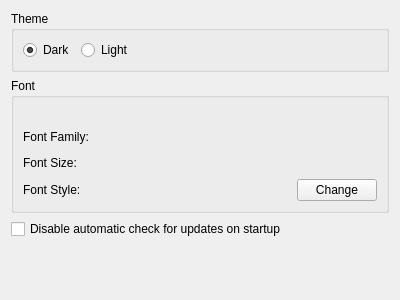
<?xml version="1.0" encoding="UTF-8"?>
<ui version="4.0">
 <class>GeneralConfig</class>
 <widget class="QWidget" name="GeneralConfig">
  <property name="geometry">
   <rect>
    <x>0</x>
    <y>0</y>
    <width>400</width>
    <height>300</height>
   </rect>
  </property>
  <property name="windowTitle">
   <string>Form</string>
  </property>
  <layout class="QVBoxLayout" name="verticalLayout_2">
   <item>
    <widget class="QGroupBox" name="groupBox_2">
     <property name="title">
      <string>Theme</string>
     </property>
     <layout class="QHBoxLayout" name="horizontalLayout_4">
      <item>
       <widget class="QRadioButton" name="radioButtonDarkTheme">
        <property name="text">
         <string>Dark</string>
        </property>
        <property name="checked">
         <bool>true</bool>
        </property>
       </widget>
      </item>
      <item>
       <widget class="QRadioButton" name="radioButtonLightTheme">
        <property name="text">
         <string>Light</string>
        </property>
       </widget>
      </item>
      <item>
       <spacer name="horizontalSpacer_4">
        <property name="orientation">
         <enum>Qt::Horizontal</enum>
        </property>
        <property name="sizeHint" stdset="0">
         <size>
          <width>256</width>
          <height>20</height>
         </size>
        </property>
       </spacer>
      </item>
     </layout>
    </widget>
   </item>
   <item>
    <widget class="QGroupBox" name="groupBox">
     <property name="title">
      <string>Font</string>
     </property>
     <layout class="QVBoxLayout" name="verticalLayout">
      <item>
       <widget class="QLabel" name="labelExplainFont">
        <property name="font">
         <font>
          <weight>75</weight>
          <bold>true</bold>
         </font>
        </property>
        <property name="text">
         <string/>
        </property>
       </widget>
      </item>
      <item>
       <layout class="QHBoxLayout" name="horizontalLayout">
        <item>
         <widget class="QLabel" name="label_2">
          <property name="sizePolicy">
           <sizepolicy hsizetype="Preferred" vsizetype="Maximum">
            <horstretch>0</horstretch>
            <verstretch>0</verstretch>
           </sizepolicy>
          </property>
          <property name="minimumSize">
           <size>
            <width>100</width>
            <height>0</height>
           </size>
          </property>
          <property name="text">
           <string>Font Family:</string>
          </property>
         </widget>
        </item>
        <item>
         <widget class="QLabel" name="labelFontName">
          <property name="sizePolicy">
           <sizepolicy hsizetype="Preferred" vsizetype="Maximum">
            <horstretch>0</horstretch>
            <verstretch>0</verstretch>
           </sizepolicy>
          </property>
          <property name="minimumSize">
           <size>
            <width>100</width>
            <height>0</height>
           </size>
          </property>
          <property name="text">
           <string/>
          </property>
         </widget>
        </item>
        <item>
         <spacer name="horizontalSpacer_3">
          <property name="orientation">
           <enum>Qt::Horizontal</enum>
          </property>
          <property name="sizeHint" stdset="0">
           <size>
            <width>40</width>
            <height>20</height>
           </size>
          </property>
         </spacer>
        </item>
       </layout>
      </item>
      <item>
       <layout class="QHBoxLayout" name="horizontalLayout_2">
        <item>
         <widget class="QLabel" name="label_3">
          <property name="sizePolicy">
           <sizepolicy hsizetype="Preferred" vsizetype="Maximum">
            <horstretch>0</horstretch>
            <verstretch>0</verstretch>
           </sizepolicy>
          </property>
          <property name="minimumSize">
           <size>
            <width>100</width>
            <height>0</height>
           </size>
          </property>
          <property name="text">
           <string>Font Size:</string>
          </property>
         </widget>
        </item>
        <item>
         <widget class="QLabel" name="labelFontSize">
          <property name="sizePolicy">
           <sizepolicy hsizetype="Preferred" vsizetype="Maximum">
            <horstretch>0</horstretch>
            <verstretch>0</verstretch>
           </sizepolicy>
          </property>
          <property name="minimumSize">
           <size>
            <width>100</width>
            <height>0</height>
           </size>
          </property>
          <property name="text">
           <string/>
          </property>
         </widget>
        </item>
        <item>
         <spacer name="horizontalSpacer_2">
          <property name="orientation">
           <enum>Qt::Horizontal</enum>
          </property>
          <property name="sizeHint" stdset="0">
           <size>
            <width>40</width>
            <height>20</height>
           </size>
          </property>
         </spacer>
        </item>
       </layout>
      </item>
      <item>
       <layout class="QHBoxLayout" name="horizontalLayout_3">
        <item>
         <widget class="QLabel" name="label_4">
          <property name="sizePolicy">
           <sizepolicy hsizetype="Preferred" vsizetype="Maximum">
            <horstretch>0</horstretch>
            <verstretch>0</verstretch>
           </sizepolicy>
          </property>
          <property name="minimumSize">
           <size>
            <width>100</width>
            <height>0</height>
           </size>
          </property>
          <property name="text">
           <string>Font Style:</string>
          </property>
         </widget>
        </item>
        <item>
         <widget class="QLabel" name="labelFontStyle">
          <property name="sizePolicy">
           <sizepolicy hsizetype="Preferred" vsizetype="Maximum">
            <horstretch>0</horstretch>
            <verstretch>0</verstretch>
           </sizepolicy>
          </property>
          <property name="minimumSize">
           <size>
            <width>100</width>
            <height>0</height>
           </size>
          </property>
          <property name="text">
           <string/>
          </property>
         </widget>
        </item>
        <item>
         <spacer name="horizontalSpacer">
          <property name="orientation">
           <enum>Qt::Horizontal</enum>
          </property>
          <property name="sizeHint" stdset="0">
           <size>
            <width>40</width>
            <height>20</height>
           </size>
          </property>
         </spacer>
        </item>
        <item>
         <widget class="QPushButton" name="buttonChangeFont">
          <property name="text">
           <string>Change</string>
          </property>
         </widget>
        </item>
       </layout>
      </item>
     </layout>
    </widget>
   </item>
   <item>
    <widget class="QCheckBox" name="checkBoxDisableAutomaticUpdate">
     <property name="text">
      <string>Disable automatic check for updates on startup</string>
     </property>
    </widget>
   </item>
   <item>
    <spacer name="verticalSpacer">
     <property name="orientation">
      <enum>Qt::Vertical</enum>
     </property>
     <property name="sizeHint" stdset="0">
      <size>
       <width>20</width>
       <height>40</height>
      </size>
     </property>
    </spacer>
   </item>
  </layout>
 </widget>
 <resources/>
 <connections/>
</ui>
